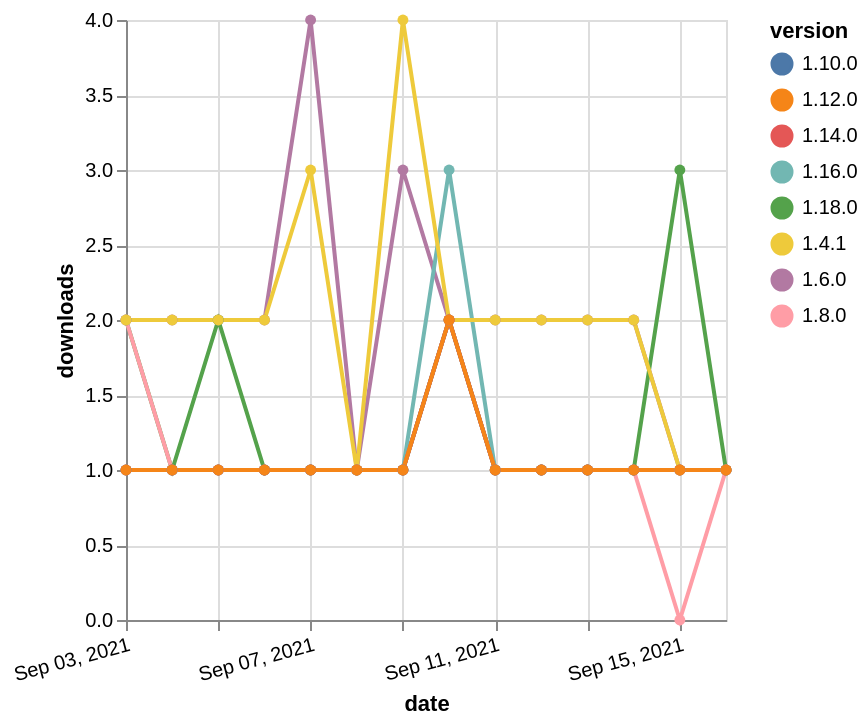

Here is the Vega-Lite specification saved for this chart:
### Vega-Lite specification from a JSON file in a GitHub repository (floating-point values rounded to 4 significant figures)
{"$schema": "https://vega.github.io/schema/vega-lite/v5.json", "description": "A simple bar chart with embedded data.", "data": {"values": [{"date": "2021-09-03", "total": 2448, "delta": 2, "version": "1.6.0"}, {"date": "2021-09-04", "total": 2450, "delta": 2, "version": "1.6.0"}, {"date": "2021-09-05", "total": 2452, "delta": 2, "version": "1.6.0"}, {"date": "2021-09-06", "total": 2454, "delta": 2, "version": "1.6.0"}, {"date": "2021-09-07", "total": 2458, "delta": 4, "version": "1.6.0"}, {"date": "2021-09-08", "total": 2459, "delta": 1, "version": "1.6.0"}, {"date": "2021-09-09", "total": 2462, "delta": 3, "version": "1.6.0"}, {"date": "2021-09-10", "total": 2464, "delta": 2, "version": "1.6.0"}, {"date": "2021-09-11", "total": 2466, "delta": 2, "version": "1.6.0"}, {"date": "2021-09-12", "total": 2468, "delta": 2, "version": "1.6.0"}, {"date": "2021-09-13", "total": 2470, "delta": 2, "version": "1.6.0"}, {"date": "2021-09-14", "total": 2472, "delta": 2, "version": "1.6.0"}, {"date": "2021-09-15", "total": 2473, "delta": 1, "version": "1.6.0"}, {"date": "2021-09-16", "total": 2474, "delta": 1, "version": "1.6.0"}, {"date": "2021-09-03", "total": 123, "delta": 2, "version": "1.18.0"}, {"date": "2021-09-04", "total": 124, "delta": 1, "version": "1.18.0"}, {"date": "2021-09-05", "total": 126, "delta": 2, "version": "1.18.0"}, {"date": "2021-09-06", "total": 127, "delta": 1, "version": "1.18.0"}, {"date": "2021-09-07", "total": 128, "delta": 1, "version": "1.18.0"}, {"date": "2021-09-08", "total": 129, "delta": 1, "version": "1.18.0"}, {"date": "2021-09-09", "total": 130, "delta": 1, "version": "1.18.0"}, {"date": "2021-09-10", "total": 132, "delta": 2, "version": "1.18.0"}, {"date": "2021-09-11", "total": 133, "delta": 1, "version": "1.18.0"}, {"date": "2021-09-12", "total": 134, "delta": 1, "version": "1.18.0"}, {"date": "2021-09-13", "total": 135, "delta": 1, "version": "1.18.0"}, {"date": "2021-09-14", "total": 136, "delta": 1, "version": "1.18.0"}, {"date": "2021-09-15", "total": 139, "delta": 3, "version": "1.18.0"}, {"date": "2021-09-16", "total": 140, "delta": 1, "version": "1.18.0"}, {"date": "2021-09-03", "total": 252, "delta": 2, "version": "1.8.0"}, {"date": "2021-09-04", "total": 253, "delta": 1, "version": "1.8.0"}, {"date": "2021-09-05", "total": 254, "delta": 1, "version": "1.8.0"}, {"date": "2021-09-06", "total": 255, "delta": 1, "version": "1.8.0"}, {"date": "2021-09-07", "total": 256, "delta": 1, "version": "1.8.0"}, {"date": "2021-09-08", "total": 257, "delta": 1, "version": "1.8.0"}, {"date": "2021-09-09", "total": 258, "delta": 1, "version": "1.8.0"}, {"date": "2021-09-10", "total": 260, "delta": 2, "version": "1.8.0"}, {"date": "2021-09-11", "total": 261, "delta": 1, "version": "1.8.0"}, {"date": "2021-09-12", "total": 262, "delta": 1, "version": "1.8.0"}, {"date": "2021-09-13", "total": 263, "delta": 1, "version": "1.8.0"}, {"date": "2021-09-14", "total": 264, "delta": 1, "version": "1.8.0"}, {"date": "2021-09-15", "total": 264, "delta": 0, "version": "1.8.0"}, {"date": "2021-09-16", "total": 265, "delta": 1, "version": "1.8.0"}, {"date": "2021-09-03", "total": 201, "delta": 1, "version": "1.10.0"}, {"date": "2021-09-04", "total": 202, "delta": 1, "version": "1.10.0"}, {"date": "2021-09-05", "total": 203, "delta": 1, "version": "1.10.0"}, {"date": "2021-09-06", "total": 204, "delta": 1, "version": "1.10.0"}, {"date": "2021-09-07", "total": 205, "delta": 1, "version": "1.10.0"}, {"date": "2021-09-08", "total": 206, "delta": 1, "version": "1.10.0"}, {"date": "2021-09-09", "total": 207, "delta": 1, "version": "1.10.0"}, {"date": "2021-09-10", "total": 209, "delta": 2, "version": "1.10.0"}, {"date": "2021-09-11", "total": 210, "delta": 1, "version": "1.10.0"}, {"date": "2021-09-12", "total": 211, "delta": 1, "version": "1.10.0"}, {"date": "2021-09-13", "total": 212, "delta": 1, "version": "1.10.0"}, {"date": "2021-09-14", "total": 213, "delta": 1, "version": "1.10.0"}, {"date": "2021-09-15", "total": 214, "delta": 1, "version": "1.10.0"}, {"date": "2021-09-16", "total": 215, "delta": 1, "version": "1.10.0"}, {"date": "2021-09-03", "total": 193, "delta": 1, "version": "1.16.0"}, {"date": "2021-09-04", "total": 194, "delta": 1, "version": "1.16.0"}, {"date": "2021-09-05", "total": 195, "delta": 1, "version": "1.16.0"}, {"date": "2021-09-06", "total": 196, "delta": 1, "version": "1.16.0"}, {"date": "2021-09-07", "total": 197, "delta": 1, "version": "1.16.0"}, {"date": "2021-09-08", "total": 198, "delta": 1, "version": "1.16.0"}, {"date": "2021-09-09", "total": 199, "delta": 1, "version": "1.16.0"}, {"date": "2021-09-10", "total": 202, "delta": 3, "version": "1.16.0"}, {"date": "2021-09-11", "total": 203, "delta": 1, "version": "1.16.0"}, {"date": "2021-09-12", "total": 204, "delta": 1, "version": "1.16.0"}, {"date": "2021-09-13", "total": 205, "delta": 1, "version": "1.16.0"}, {"date": "2021-09-14", "total": 206, "delta": 1, "version": "1.16.0"}, {"date": "2021-09-15", "total": 207, "delta": 1, "version": "1.16.0"}, {"date": "2021-09-16", "total": 208, "delta": 1, "version": "1.16.0"}, {"date": "2021-09-03", "total": 2335, "delta": 2, "version": "1.4.1"}, {"date": "2021-09-04", "total": 2337, "delta": 2, "version": "1.4.1"}, {"date": "2021-09-05", "total": 2339, "delta": 2, "version": "1.4.1"}, {"date": "2021-09-06", "total": 2341, "delta": 2, "version": "1.4.1"}, {"date": "2021-09-07", "total": 2344, "delta": 3, "version": "1.4.1"}, {"date": "2021-09-08", "total": 2345, "delta": 1, "version": "1.4.1"}, {"date": "2021-09-09", "total": 2349, "delta": 4, "version": "1.4.1"}, {"date": "2021-09-10", "total": 2351, "delta": 2, "version": "1.4.1"}, {"date": "2021-09-11", "total": 2353, "delta": 2, "version": "1.4.1"}, {"date": "2021-09-12", "total": 2355, "delta": 2, "version": "1.4.1"}, {"date": "2021-09-13", "total": 2357, "delta": 2, "version": "1.4.1"}, {"date": "2021-09-14", "total": 2359, "delta": 2, "version": "1.4.1"}, {"date": "2021-09-15", "total": 2360, "delta": 1, "version": "1.4.1"}, {"date": "2021-09-16", "total": 2361, "delta": 1, "version": "1.4.1"}, {"date": "2021-09-03", "total": 162, "delta": 1, "version": "1.14.0"}, {"date": "2021-09-04", "total": 163, "delta": 1, "version": "1.14.0"}, {"date": "2021-09-05", "total": 164, "delta": 1, "version": "1.14.0"}, {"date": "2021-09-06", "total": 165, "delta": 1, "version": "1.14.0"}, {"date": "2021-09-07", "total": 166, "delta": 1, "version": "1.14.0"}, {"date": "2021-09-08", "total": 167, "delta": 1, "version": "1.14.0"}, {"date": "2021-09-09", "total": 168, "delta": 1, "version": "1.14.0"}, {"date": "2021-09-10", "total": 170, "delta": 2, "version": "1.14.0"}, {"date": "2021-09-11", "total": 171, "delta": 1, "version": "1.14.0"}, {"date": "2021-09-12", "total": 172, "delta": 1, "version": "1.14.0"}, {"date": "2021-09-13", "total": 173, "delta": 1, "version": "1.14.0"}, {"date": "2021-09-14", "total": 174, "delta": 1, "version": "1.14.0"}, {"date": "2021-09-15", "total": 175, "delta": 1, "version": "1.14.0"}, {"date": "2021-09-16", "total": 176, "delta": 1, "version": "1.14.0"}, {"date": "2021-09-03", "total": 193, "delta": 1, "version": "1.12.0"}, {"date": "2021-09-04", "total": 194, "delta": 1, "version": "1.12.0"}, {"date": "2021-09-05", "total": 195, "delta": 1, "version": "1.12.0"}, {"date": "2021-09-06", "total": 196, "delta": 1, "version": "1.12.0"}, {"date": "2021-09-07", "total": 197, "delta": 1, "version": "1.12.0"}, {"date": "2021-09-08", "total": 198, "delta": 1, "version": "1.12.0"}, {"date": "2021-09-09", "total": 199, "delta": 1, "version": "1.12.0"}, {"date": "2021-09-10", "total": 201, "delta": 2, "version": "1.12.0"}, {"date": "2021-09-11", "total": 202, "delta": 1, "version": "1.12.0"}, {"date": "2021-09-12", "total": 203, "delta": 1, "version": "1.12.0"}, {"date": "2021-09-13", "total": 204, "delta": 1, "version": "1.12.0"}, {"date": "2021-09-14", "total": 205, "delta": 1, "version": "1.12.0"}, {"date": "2021-09-15", "total": 206, "delta": 1, "version": "1.12.0"}, {"date": "2021-09-16", "total": 207, "delta": 1, "version": "1.12.0"}]}, "width": "container", "mark": {"type": "line", "point": {"filled": true}}, "encoding": {"x": {"field": "date", "type": "temporal", "timeUnit": "yearmonthdate", "title": "date", "axis": {"labelAngle": -15}}, "y": {"field": "delta", "type": "quantitative", "title": "downloads"}, "color": {"field": "version", "type": "nominal"}, "tooltip": {"field": "delta"}}}
